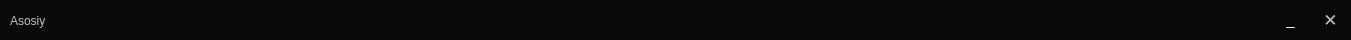
   <widget class="QFrame" name="frame_2">
    <property name="geometry">
     <rect>
      <x>0</x>
      <y>0</y>
      <width>1351</width>
      <height>40</height>
     </rect>
    </property>
    <property name="cursor">
     <cursorShape>ArrowCursor</cursorShape>
    </property>
    <property name="styleSheet">
     <string notr="true">QFrame{
background:rgba(0,0,0,0.8);
}
QFrame{

border-radius:none;

}

QFrame:hover{
background:rgba(0,0,0,0.9);
}</string>
    </property>
    <property name="frameShape">
     <enum>QFrame::StyledPanel</enum>
    </property>
    <property name="frameShadow">
     <enum>QFrame::Raised</enum>
    </property>
    <widget class="QLabel" name="label_2">
     <property name="geometry">
      <rect>
       <x>10</x>
       <y>10</y>
       <width>41</width>
       <height>21</height>
      </rect>
     </property>
     <property name="font">
      <font>
       <pointsize>9</pointsize>
      </font>
     </property>
     <property name="styleSheet">
      <string notr="true">
color:silver;
background:transparent;</string>
     </property>
     <property name="text">
      <string>Asosiy</string>
     </property>
    </widget>
    <widget class="QPushButton" name="btn_close">
     <property name="geometry">
      <rect>
       <x>1310</x>
       <y>0</y>
       <width>41</width>
       <height>40</height>
      </rect>
     </property>
     <property name="font">
      <font>
       <pointsize>13</pointsize>
      </font>
     </property>
     <property name="cursor">
      <cursorShape>PointingHandCursor</cursorShape>
     </property>
     <property name="styleSheet">
      <string notr="true">QPushButton{
background:rgba(0, 0, 0,0.15);
color:silver;

border-radius:none;
}


QPushButton:hover{
background:red;
color:white
}</string>
     </property>
     <property name="text">
      <string>✕</string>
     </property>
    </widget>
    <widget class="QPushButton" name="btn_minimize">
     <property name="geometry">
      <rect>
       <x>1270</x>
       <y>0</y>
       <width>41</width>
       <height>40</height>
      </rect>
     </property>
     <property name="font">
      <font>
       <pointsize>11</pointsize>
       <underline>false</underline>
      </font>
     </property>
     <property name="cursor">
      <cursorShape>PointingHandCursor</cursorShape>
     </property>
     <property name="styleSheet">
      <string notr="true">QPushButton{
background:rgba(0, 0, 0,0.15);
border-radius:none;
color: white;
}


QPushButton:hover{
background:rgba(0, 0, 0,0.6)
}</string>
     </property>
     <property name="text">
      <string>_</string>
     </property>
    </widget>
    <widget class="QLabel" name="label_user">
     <property name="geometry">
      <rect>
       <x>60</x>
       <y>10</y>
       <width>881</width>
       <height>21</height>
      </rect>
     </property>
     <property name="styleSheet">
      <string notr="true">
color:silver;
background:transparent;
font-size: 14px;</string>
     </property>
     <property name="text">
      <string/>
     </property>
    </widget>
   </widget>
